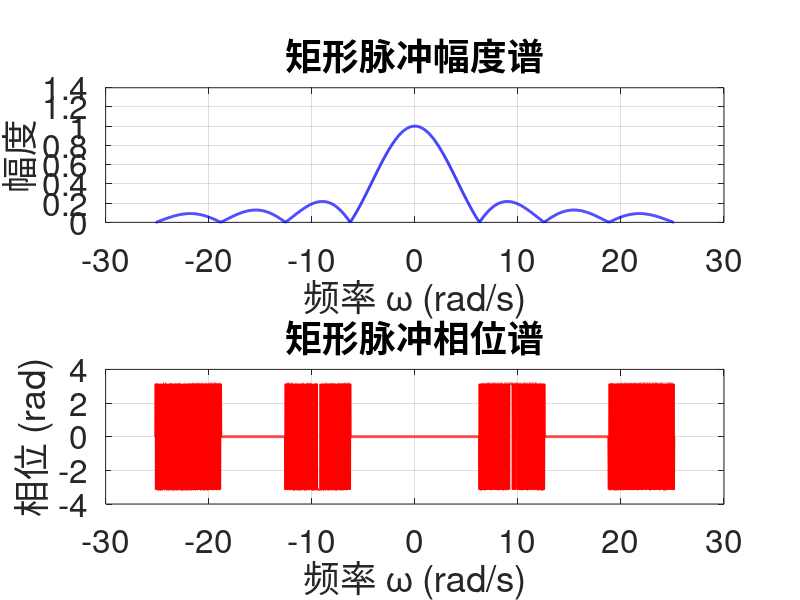
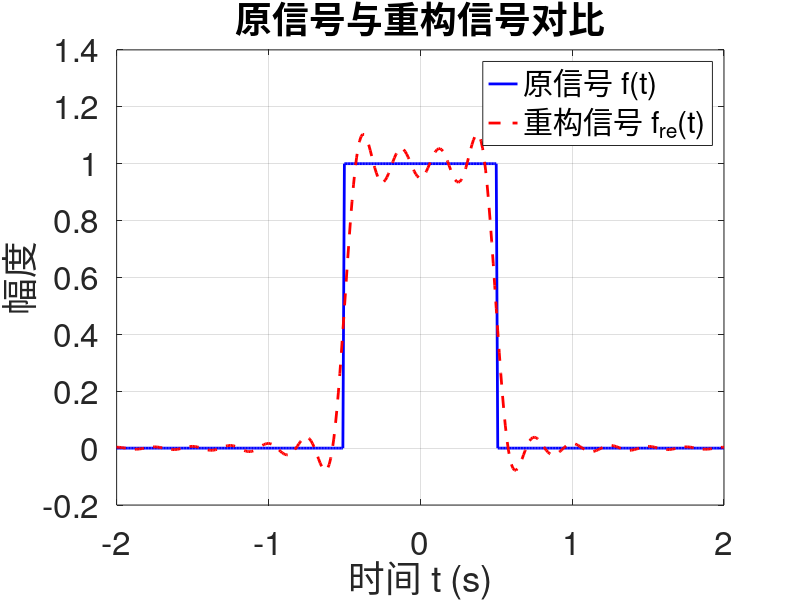

Recreate these plots in MATLAB, in order.
clear;
close all;
clc;


% ex04_04a.m  |  例4.4 · 数值法·按定义  |  AI 生成，已校验，R2023b
% 矩形脉冲的傅里叶变换数值计算与重构
clear; clc;

% 时域采样
dt = 0.001;                      % 时间步长
t = -0.5:dt:0.5;                % 矩形脉冲区间
f = ones(size(t));              % 脉冲值均为1

% 频率范围与步长
w = linspace(-8*pi, 8*pi, 2000);
dw = w(2) - w(1);

% 按定义数值计算频谱 F(w) = ∫ f(t) e^{-jwt} dt
F_w = zeros(size(w));
for k = 1:length(w)
    F_w(k) = sum(f .* exp(-1j*w(k)*t)) * dt;
end

% ---------- 幅度谱与相位谱 ----------
figure('Position', [100 100 900 350*2]);
subplot(2,1,1)
plot(w, abs(F_w), 'b', 'LineWidth', 2);
xlabel('频率 \omega (rad/s)', 'FontSize', 24);
ylabel('幅度', 'FontSize', 24);
title('矩形脉冲幅度谱', 'FontSize', 24);
grid on;
set(gca, 'FontSize', 24);

subplot(2,1,2)
plot(w, angle(F_w), 'r', 'LineWidth', 2);
xlabel('频率 \omega (rad/s)', 'FontSize', 24);
ylabel('相位 (rad)', 'FontSize', 24);
title('矩形脉冲相位谱', 'FontSize', 24);
grid on;
set(gca, 'FontSize', 24);

% ---------- 用数值频谱重构时域信号 ----------
t_recon = -2:0.01:2;            % 重构用的时间向量
f_recon = zeros(size(t_recon)); % 重构信号初始化
for k = 1:length(t_recon)
    integrand = F_w .* exp(1j*w*t_recon(k));
    f_recon(k) = trapz(w, integrand) / (2*pi);
end

% 原信号在重构时间网格上的精确值
f_orig = double(abs(t_recon) <= 0.5);

% ---------- 原信号与重构信号对比 ----------
figure('Position', [100 100 900 350]);
plot(t_recon, f_orig, 'b-', 'LineWidth', 2); hold on;
plot(t_recon, real(f_recon), 'r--', 'LineWidth', 2);
xlabel('时间 t (s)', 'FontSize', 24);
ylabel('幅度', 'FontSize', 24);
title('原信号与重构信号对比', 'FontSize', 24);
legend('原信号 f(t)', '重构信号 f_{re}(t)', 'Location', 'best', 'FontSize', 24);
grid on;
set(gca, 'FontSize', 24);
